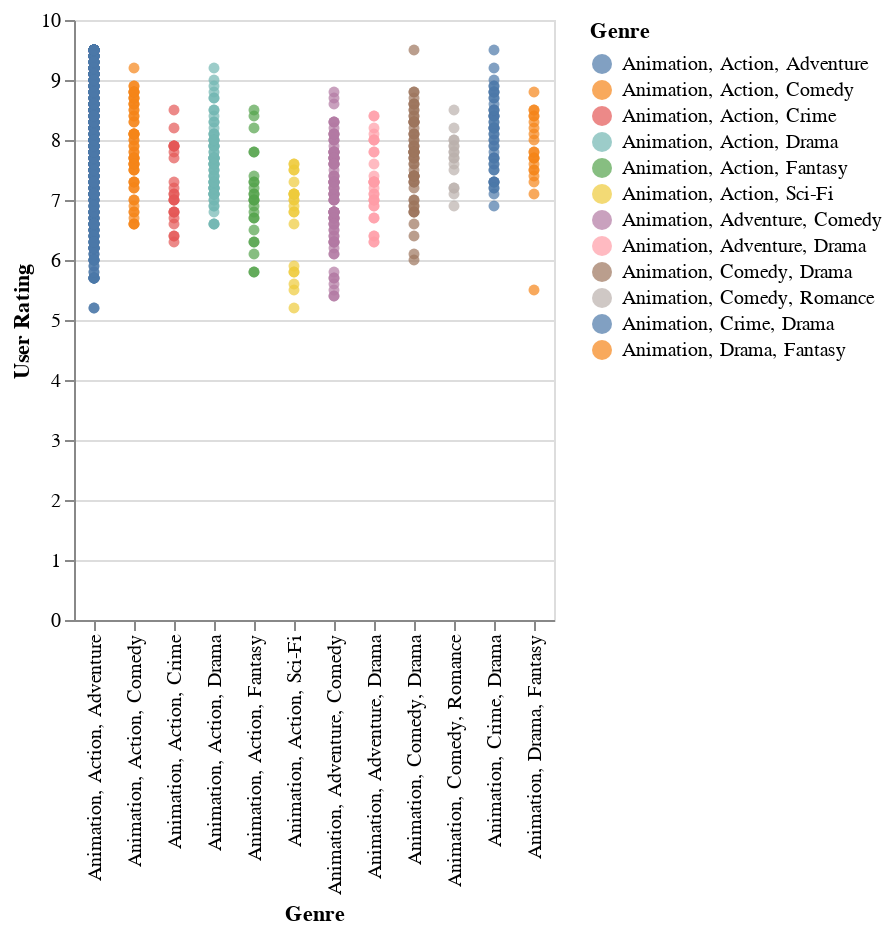

Write notebook code for a chart like this one.
### Code cell
alt.Chart(df4).mark_circle().encode(
    x = 'Genre',
    y = 'User Rating',
    color = 'Genre',
    tooltip=['Year','User Rating', 'Genre']
)

### Figure 1 — Vega-Lite specification as saved in the notebook (floating-point values rounded to 4 significant figures; data arrays with more than 128 entries replaced by an {"elided": "..."} marker saying what was removed)
{"config": {"view": {"continuousWidth": 400, "continuousHeight": 300}}, "data": {"name": "data-9c9252ca737dec567cc7bbdde6dae3ec"}, "mark": "circle", "encoding": {"color": {"field": "Genre", "type": "nominal"}, "tooltip": [{"field": "Year", "type": "quantitative"}, {"field": "User Rating", "type": "quantitative"}, {"field": "Genre", "type": "nominal"}], "x": {"field": "Genre", "type": "nominal"}, "y": {"field": "User Rating", "type": "quantitative"}}, "$schema": "https://vega.github.io/schema/vega-lite/v4.17.0.json", "datasets": {"data-9c9252ca737dec567cc7bbdde6dae3ec": {"elided": "1038 records"}}}
